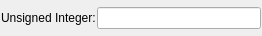
<?xml version="1.0" encoding="UTF-8"?>
<ui version="4.0">
 <class>WidgetGSLibParUInt</class>
 <widget class="QWidget" name="WidgetGSLibParUInt">
  <property name="geometry">
   <rect>
    <x>0</x>
    <y>0</y>
    <width>262</width>
    <height>36</height>
   </rect>
  </property>
  <property name="windowTitle">
   <string>Form</string>
  </property>
  <layout class="QHBoxLayout" name="horizontalLayout">
   <property name="spacing">
    <number>1</number>
   </property>
   <property name="leftMargin">
    <number>1</number>
   </property>
   <property name="topMargin">
    <number>1</number>
   </property>
   <property name="rightMargin">
    <number>1</number>
   </property>
   <property name="bottomMargin">
    <number>1</number>
   </property>
   <item>
    <widget class="QLabel" name="label">
     <property name="text">
      <string>Unsigned Integer:</string>
     </property>
    </widget>
   </item>
   <item>
    <widget class="QLineEdit" name="txtUInt"/>
   </item>
  </layout>
 </widget>
 <resources/>
 <connections>
  <connection>
   <sender>txtUInt</sender>
   <signal>textEdited(QString)</signal>
   <receiver>WidgetGSLibParUInt</receiver>
   <slot>textChanged(QString)</slot>
   <hints>
    <hint type="sourcelabel">
     <x>158</x>
     <y>18</y>
    </hint>
    <hint type="destinationlabel">
     <x>96</x>
     <y>44</y>
    </hint>
   </hints>
  </connection>
 </connections>
 <slots>
  <slot>textChanged(QString)</slot>
 </slots>
</ui>
